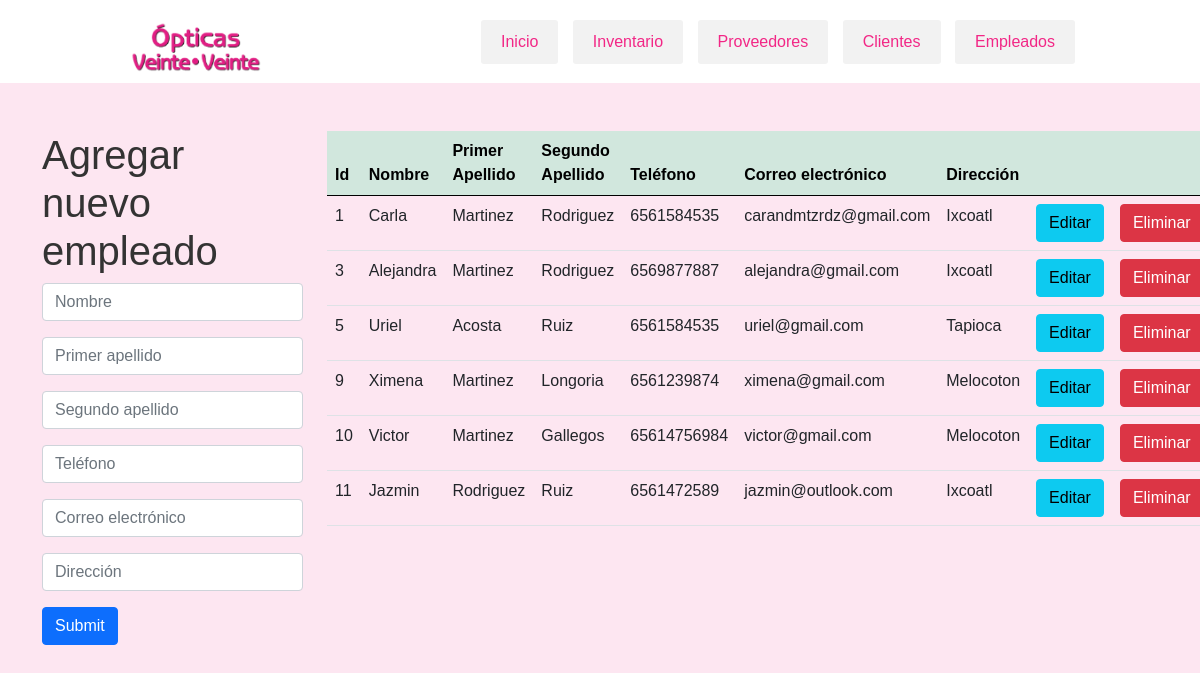
Page /empleado.php on the committed database.
### tables this page shows
CREATE TABLE `empleados` (
  `Id` int(11) NOT NULL,
  `Nombre` varchar(50) NOT NULL,
  `PrimerApellido` varchar(50) NOT NULL,
  `SegundoApellido` varchar(50) NOT NULL,
  `Telefono` varchar(20) NOT NULL,
  `Correo` varchar(100) NOT NULL,
  `Direccion` varchar(255) NOT NULL
);

### empleado.php (the view, shortened to what this page needs)
<?php include ('header.php');?>
<?php
    $con = conectar();
    $sql = "SELECT * FROM Empleados";
    $query = mysqli_query($con, $sql);
?>
<!DOCTYPE html>
<html lang="en">
    <head>
	</head>
    <body>
            <div class="container mt-5">
                    <div class="row">
                        <div class="col-md-3">
                            <h1>Agregar nuevo empleado</h1>
                                <form action="./crudEmpleados/insert.php" method="POST">
                                    <input type="text" class="form-control mb-3" name="nombre" placeholder="Nombre">
                                    <input type="text" class="form-control mb-3" name="primerApellido" placeholder="Primer apellido">
                                    <input type="text" class="form-control mb-3" name="segundoApellido" placeholder="Segundo apellido">
                                    <input type="text" class="form-control mb-3" name="telefono" placeholder="Teléfono">
                                    <input type="text" class="form-control mb-3" name="correo" placeholder="Correo electrónico">
                                    <input type="text" class="form-control mb-3" name="direccion" placeholder="Dirección">
                                    <input type="submit" class="btn btn-primary">
                                </form>
                        </div>
                        <div class="col-md-8">
                            <table class="table" >
                                <thead class="table-success table-striped" >
                                    <tr>
                                        <th>Id</th>
                                        <th>Nombre</th>
                                        <th>Primer Apellido</th>
                                        <th>Segundo Apellido</th>
                                        <th>Teléfono</th>
                                        <th>Correo electrónico</th>
                                        <th>Dirección</th>
                                        <th></th>
                                        <th></th>
                                    </tr>
                                </thead>
                                <tbody>
                                        <?php
                                            while($row = mysqli_fetch_array($query)){
                                        ?>
                                            <tr>
                                                <td><?php  echo $row['Id']?></td>
                                                <td><?php  echo $row['Nombre']?></td>
                                                <td><?php  echo $row['PrimerApellido']?></td>
                                                <td><?php  echo $row['SegundoApellido']?></td>
                                                <td><?php  echo $row['Telefono']?></td>
                                                <td><?php  echo $row['Correo']?></td>
                                                <td><?php  echo $row['Direccion']?></td>
                                                <td><a href="./actualizarEmpleado.php?id=<?php echo $row['Id'] ?>" class="btn btn-info">Editar</a></td>
                                                <td><a href="./crudEmpleados/delete.php?id=<?php echo $row['Id'] ?>" class="btn btn-danger">Eliminar</a></td>
                                            </tr>
                                        <?php
                                            }
                                        ?>
                                </tbody>
                            </table>
                        </div>
                    </div>
            </div>
    </body>
</html>

### estilos.css (style rules this page uses)
* { -webkit-box-sizing: border-box; -moz-box-sizing: border-box; box-sizing: border-box; margin: 0px; padding: 0px; }
body { background: rgb(253, 230, 241); color: #333; font-family: Arial, helvetica, sans-serif; }
a { text-decoration: none; color: #f22786; }

### rows in the picture
empleados: Id "1", Nombre "Carla", PrimerApellido "Martinez", SegundoApellido "Rodriguez", Telefono "6561584535", Correo "carandmtzrdz@gmail.com", Direccion "Ixcoatl"
empleados: Id "3", Nombre "Alejandra", PrimerApellido "Martinez", SegundoApellido "Rodriguez", Telefono "6569877887", Correo "alejandra@gmail.com", Direccion "Ixcoatl"
empleados: Id "5", Nombre "Uriel", PrimerApellido "Acosta", SegundoApellido "Ruiz", Telefono "6561584535", Correo "uriel@gmail.com", Direccion "Tapioca"
empleados: Id "9", Nombre "Ximena", PrimerApellido "Martinez", SegundoApellido "Longoria", Telefono "6561239874", Correo "ximena@gmail.com", Direccion "Melocoton"
empleados: Id "10", Nombre "Victor", PrimerApellido "Martinez", SegundoApellido "Gallegos", Telefono "65614756984", Correo "victor@gmail.com", Direccion "Melocoton"
empleados: Id "11", Nombre "Jazmin", PrimerApellido "Rodriguez", SegundoApellido "Ruiz", Telefono "6561472589", Correo "jazmin@outlook.com", Direccion "Ixcoatl"
